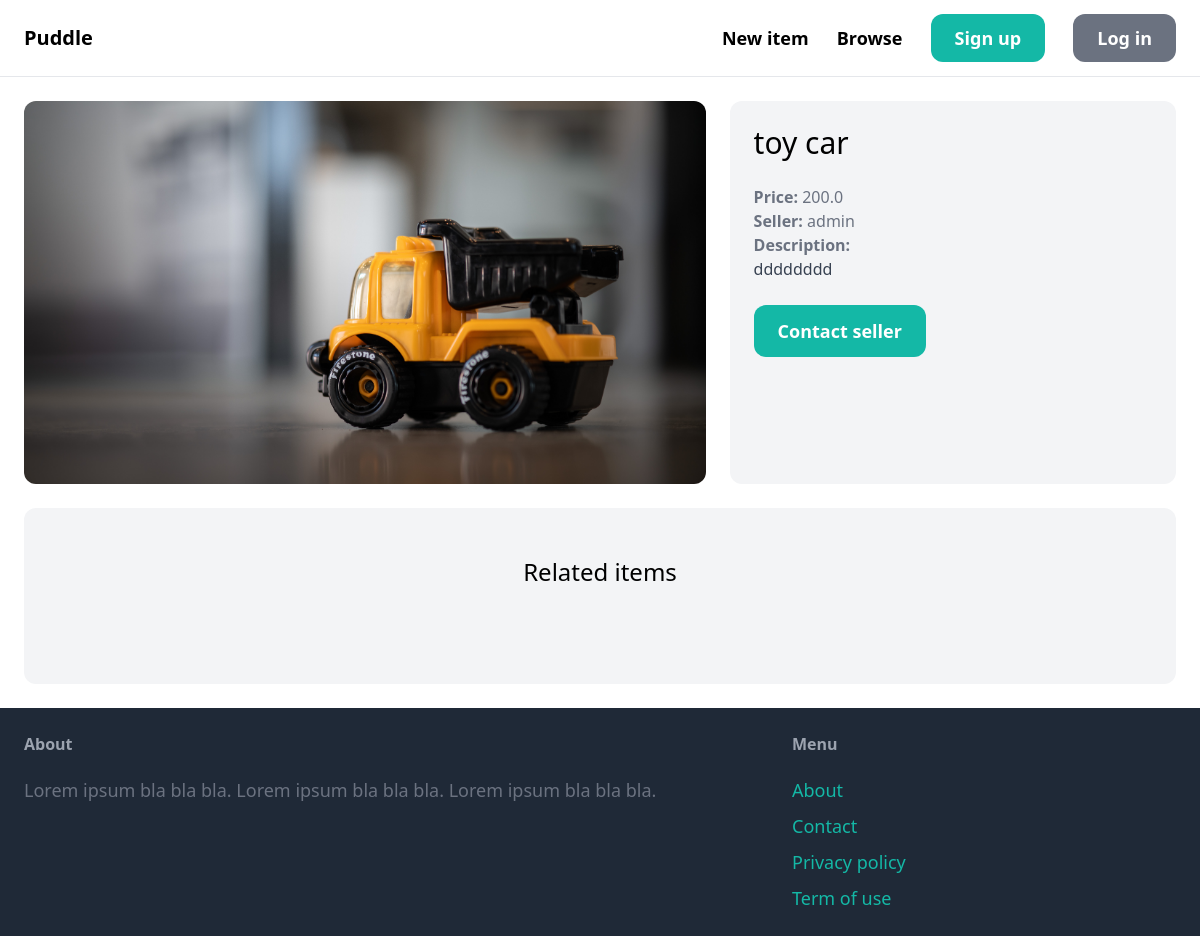
Page /items/1/ on the committed database.
### item/models.py (models this page shows, shortened)
class Item(models.Model):
    category = models.ForeignKey(Category, related_name='items', on_delete=models.CASCADE)
    name = models.CharField(max_length=255)
    descriptions = models.TextField(blank = True, null = True)
    price = models.FloatField()
    image = models.ImageField(upload_to='item_images', blank = True, null = True)
    is_sold = models.BooleanField(default = False)
    created_by = models.ForeignKey(User, related_name = 'items',  on_delete=models.CASCADE)
    created_at = models.DateField(auto_now_add = True,)

### item/views.py (the view)
# urls.py: path('<int:pk>/', views.detail, name = 'detail' ),
def detail(request, pk):
    item = get_object_or_404(Item, pk=pk)
    related_items = Item.objects.filter(category = item.category, is_sold=False).exclude(pk=pk)[0:3]
    return render(request, 'item/detail.html', {
        'item' : item,
        'related_items' : related_items})

### item/templates/item/detail.html (shortened to what this page needs)
{% extends 'core/base.html' %}
{% block content %}
<div class="grid grid-cols-5 gap-6">
    <div class="col-span-3">
        <img src="{{ item.image.url }}" class="rounded-xl">
    </div>
    <div class="col-span-2 p-6 bg-gray-100 rounded-xl">
        <h1 class="mb-6 text-3xl">{{ item.name }}</h1>
        <p class="text-gray-500"><strong>Price: </strong>{{ item.price }}</p>
        <p class="text-gray-500"><strong>Seller: </strong>{{ item.created_by.username }}</p>
        {% if item.descriptions %}
            <p class="text-gray-700">
                <strong class="text-gray-500">Description:</strong><br>
                {{ item.descriptions }}
            </p>
        {% endif %}
        {% if request.user == item.created_by%}
                <div class="mt-6 p-6 bg-white rounded-xl">
                       <p>this is your item! </p>
                       <a href="{% url 'item:edit' item.id%}" class="inline-block mt-6 px-6 py-3 text-lg font-semibold bg-green-500 text-white rounded-xl">Edit</a>
                       <a href="{% url 'item:delete' item.id %}" class="inline-block mt-6 px-6 py-3 text-lg font-semibold bg-red-500 text-white rounded-xl">Delete</a>
                </div>
        {% else %}
            <a href="#" class="inline-block mt-6 px-6 py-3 text-lg font-semibold bg-teal-500 text-white rounded-xl hover:bg-teal-700">Contact seller</a>
        {% endif %}
        </div>
</div>
<div class="mt-6 px-6 py-12 bg-gray-100 rounded-xl">
    <h2 class="mb-12 text-2xl text-center">Related items</h2>
</div>
{% endblock %}

### rows in the picture
Item: image (picture), name "toy car", price "200.0", created_by.username "admin", descriptions "dddddddd"
